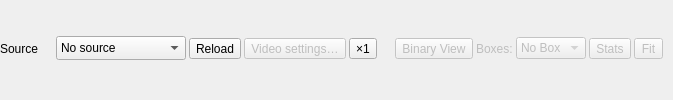
        <widget class="QWidget" name="widget_4" native="true">
         <layout class="QGridLayout" name="gridLayout_sourceBar" columnstretch="2,1,0">
          <property name="horizontalSpacing">
           <number>6</number>
          </property>
          <property name="verticalSpacing">
           <number>3</number>
          </property>
          <property name="leftMargin">
           <number>0</number>
          </property>
          <property name="topMargin">
           <number>0</number>
          </property>
          <property name="rightMargin">
           <number>0</number>
          </property>
          <property name="bottomMargin">
           <number>3</number>
          </property>
          <item row="0" column="0">
           <widget class="QWidget" name="widget_3" native="true">
            <property name="sizePolicy">
             <sizepolicy hsizetype="Expanding" vsizetype="Preferred">
              <horstretch>0</horstretch>
              <verstretch>0</verstretch>
             </sizepolicy>
            </property>
            <layout class="QHBoxLayout" name="horizontalLayout_3">
             <property name="spacing">
              <number>3</number>
             </property>
             <property name="leftMargin">
              <number>0</number>
             </property>
             <property name="topMargin">
              <number>0</number>
             </property>
             <property name="rightMargin">
              <number>0</number>
             </property>
             <property name="bottomMargin">
              <number>0</number>
             </property>
             <item>
              <widget class="QLabel" name="label">
               <property name="sizePolicy">
                <sizepolicy hsizetype="Fixed" vsizetype="Preferred">
                 <horstretch>0</horstretch>
                 <verstretch>0</verstretch>
                </sizepolicy>
               </property>
               <property name="text">
                <string>Source</string>
               </property>
               <property name="buddy">
                <cstring>comboBox_camera_source</cstring>
               </property>
              </widget>
             </item>
             <item>
              <widget class="QLabel" name="label_sourceHealth">
               <property name="minimumSize">
                <size>
                 <width>12</width>
                 <height>12</height>
                </size>
               </property>
               <property name="alignment">
                <set>Qt::AlignCenter</set>
               </property>
              </widget>
             </item>
             <item>
              <widget class="QComboBox" name="comboBox_camera_source">
               <property name="accessibleName">
                <string>Source</string>
               </property>
               <property name="toolTip">
                <string>The video source: a camera, capture card or NDI source, a video file, a stream URL or a screen capture</string>
               </property>
               <property name="sizePolicy">
                <sizepolicy hsizetype="Preferred" vsizetype="Fixed">
                 <horstretch>1</horstretch>
                 <verstretch>0</verstretch>
                </sizepolicy>
               </property>
               <property name="maximumSize">
                <size>
                 <width>340</width>
                 <height>16777215</height>
                </size>
               </property>
               <property name="sizeAdjustPolicy">
                <enum>QComboBox::AdjustToMinimumContentsLengthWithIcon</enum>
               </property>
               <property name="minimumContentsLength">
                <number>10</number>
               </property>
               <item>
                <property name="text">
                 <string>No source</string>
                </property>
               </item>
               <item>
                <property name="text">
                 <string>Video file…</string>
                </property>
               </item>
               <item>
                <property name="text">
                 <string>Stream URL (RTSP, HTTP)…</string>
                </property>
               </item>
               <item>
                <property name="text">
                 <string>Screen capture…</string>
                </property>
               </item>
               <item>
                <property name="text">
                 <string>Phone camera</string>
                </property>
               </item>
              </widget>
             </item>
             <item>
              <widget class="QToolButton" name="pushButton_refresh_sources">
               <property name="toolTip">
                <string>Reload sources: look for cameras, capture cards and NDI sources again</string>
               </property>
               <property name="accessibleName">
                <string>Reload sources</string>
               </property>
               <property name="text">
                <string>Reload</string>
               </property>
               <property name="toolButtonStyle">
                <enum>Qt::ToolButtonIconOnly</enum>
               </property>
              </widget>
             </item>
             <item>
              <widget class="QToolButton" name="toolButton_videoSettings">
               <property name="enabled">
                <bool>false</bool>
               </property>
               <property name="accessibleName">
                <string>Video settings</string>
               </property>
               <property name="text">
                <string>Video settings…</string>
               </property>
               <property name="toolButtonStyle">
                <enum>Qt::ToolButtonIconOnly</enum>
               </property>
              </widget>
             </item>
             <item>
              <widget class="QToolButton" name="toolButton_speed">
               <property name="toolTip">
                <string>The playback speed of a video file (skips frames). Doesn't change how often the boxes are read.</string>
               </property>
               <property name="accessibleName">
                <string>Playback speed</string>
               </property>
               <property name="text">
                <string notr="true">×1</string>
               </property>
              </widget>
             </item>
            </layout>
           </widget>
          </item>
          <item row="0" column="1">
           <spacer name="horizontalSpacer">
            <property name="orientation">
             <enum>Qt::Horizontal</enum>
            </property>
            <property name="sizeHint" stdset="0">
             <size>
              <width>12</width>
              <height>20</height>
             </size>
            </property>
           </spacer>
          </item>
          <item row="0" column="2">
           <widget class="QWidget" name="widget_viewOptions" native="true">
            <property name="enabled">
             <bool>false</bool>
            </property>
            <layout class="QHBoxLayout" name="horizontalLayout_viewOptions">
             <property name="spacing">
              <number>3</number>
             </property>
             <property name="leftMargin">
              <number>0</number>
             </property>
             <property name="topMargin">
              <number>0</number>
             </property>
             <property name="rightMargin">
              <number>0</number>
             </property>
             <property name="bottomMargin">
              <number>0</number>
             </property>
             <item>
              <widget class="QToolButton" name="pushButton_binary">
               <property name="toolTip">
                <string>Show what the OCR reads of every box: its black-and-white image (Tesseract) or its picture in gray (PP-OCR)</string>
               </property>
               <property name="text">
                <string>Binary View</string>
               </property>
               <property name="checkable">
                <bool>true</bool>
               </property>
              </widget>
             </item>
             <item>
              <widget class="QLabel" name="label_boxDisplayStyle">
               <property name="text">
                <string>Boxes:</string>
               </property>
               <property name="buddy">
                <cstring>comboBox_boxDisplayStyle</cstring>
               </property>
              </widget>
             </item>
             <item>
              <widget class="QComboBox" name="comboBox_boxDisplayStyle">
               <property name="accessibleName">
                <string>Box display style</string>
               </property>
               <property name="toolTip">
                <string>What the viewer draws for each box: nothing, the outline, the outline with its name and reading, or also the area the OCR reads and each character it found</string>
               </property>
               <item>
                <property name="text">
                 <string>No Box</string>
                </property>
               </item>
               <item>
                <property name="text">
                 <string>Outline</string>
                </property>
               </item>
               <item>
                <property name="text">
                 <string>Names</string>
                </property>
               </item>
               <item>
                <property name="text">
                 <string>All</string>
                </property>
               </item>
              </widget>
             </item>
             <item>
              <widget class="QToolButton" name="toolButton_osd">
               <property name="toolTip">
                <string>Statistics overlay: frames, readings and previews per second and the resolution, over the picture</string>
               </property>
               <property name="text">
                <string>Stats</string>
               </property>
               <property name="checkable">
                <bool>true</bool>
               </property>
              </widget>
             </item>
             <item>
              <widget class="QToolButton" name="toolButton_zoomReset">
               <property name="toolTip">
                <string>Fit the whole picture in the viewer</string>
               </property>
               <property name="text">
                <string>Fit</string>
               </property>
              </widget>
             </item>
             <item>
              <widget class="QLabel" name="label_zoom">
               <property name="toolTip">
                <string>The zoom level. Ctrl+scroll (⌘+scroll on macOS) zooms, scrolling moves the picture and dragging with the middle mouse button pans it.</string>
               </property>
               <property name="alignment">
                <set>Qt::AlignRight|Qt::AlignVCenter</set>
               </property>
              </widget>
             </item>
            </layout>
           </widget>
          </item>
         </layout>
        </widget>
